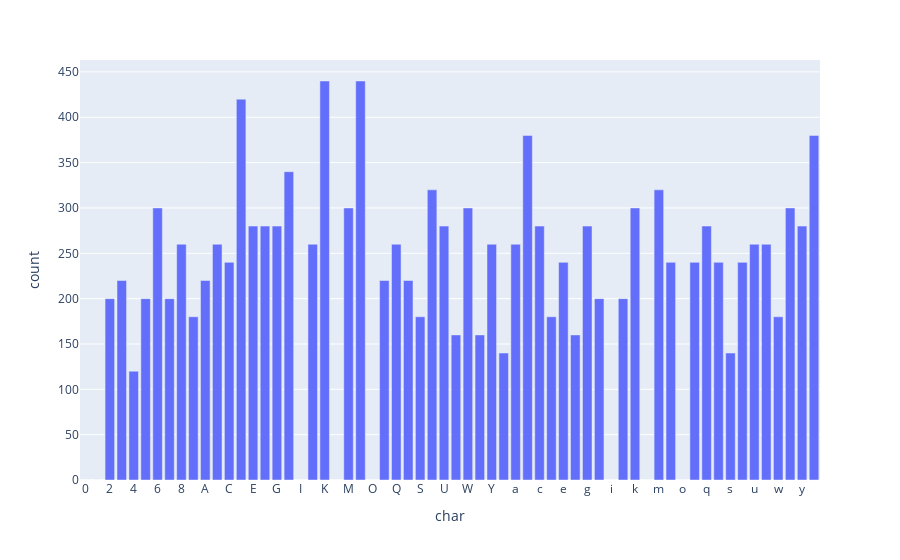

This figure's notebook cell:
### Code cell
char_counts = collections.Counter(Y)

char_df = pd.DataFrame([[x,char_counts[x]] for x in valid_chars], columns=['char', 'count'])
char_df = char_df.sort_values(by=['char'], ascending=[True]) \
                .reset_index(drop=True)
fig = px.bar(char_df, x='char', y='count')
fig.show()

### Figure 1 — Plotly figure (JSON) as saved in the notebook; plotly's stock layout.template omitted (floating-point values rounded to 4 significant figures)
{"data": [{"alignmentgroup": "True", "hovertemplate": "char=%{x}<br>count=%{y}<extra></extra>", "legendgroup": "", "marker": {"color": "#636efa"}, "name": "", "offsetgroup": "", "orientation": "v", "showlegend": false, "textposition": "auto", "type": "bar", "x": ["0", "1", "2", "3", "4", "5", "6", "7", "8", "9", "A", "B", "C", "D", "E", "F", "G", "H", "I", "J", "K", "L", "M", "N", "O", "P", "Q", "R", "S", "T", "U", "V", "W", "X", "Y", "Z", "a", "b", "c", "d", "e", "f", "g", "h", "i", "j", "k", "l", "m", "n", "o", "p", "q", "r", "s", "t", "u", "v", "w", "x", "y", "z"], "xaxis": "x", "y": [0, 0, 200, 220, 120, 200, 300, 200, 260, 180, 220, 260, 240, 420, 280, 280, 280, 340, 0, 260, 440, 0, 300, 440, 0, 220, 260, 220, 180, 320, 280, 160, 300, 160, 260, 140, 260, 380, 280, 180, 240, 160, 280, 200, 0, 200, 300, 0, 320, 240, 0, 240, 280, 240, 140, 240, 260, 260, 180, 300, 280, 380], "yaxis": "y"}], "layout": {"barmode": "relative", "legend": {"tracegroupgap": 0}, "margin": {"t": 60}, "xaxis": {"anchor": "y", "domain": [0, 1], "title": {"text": "char"}}, "yaxis": {"anchor": "x", "domain": [0, 1], "title": {"text": "count"}}}}
